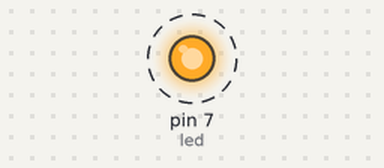
This sketch was run on a simulated Arduino Uno, built with avr-gcc and run on an emulated ATmega328P. Shown: output pins drawn as LEDs (lit = HIGH). Dashed ring = blinking.

Above: at 0.1 s.
Timing chart, 0 to 3.0 s (numbered marks = the images above):
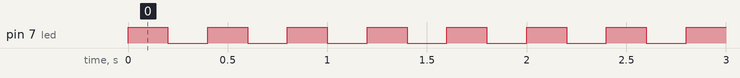

Measured:
- by itself, pin 7 (led): alternates HIGH for 0.20 s and LOW for 0.20 s

The sketch:

pisca_led.ino
```cpp
int led = 7;

void setup() {
  pinMode(led, OUTPUT);
}

void loop() {
  digitalWrite(led, HIGH);
  delay(200);
  digitalWrite(led, LOW);
  delay(200);
}
```
